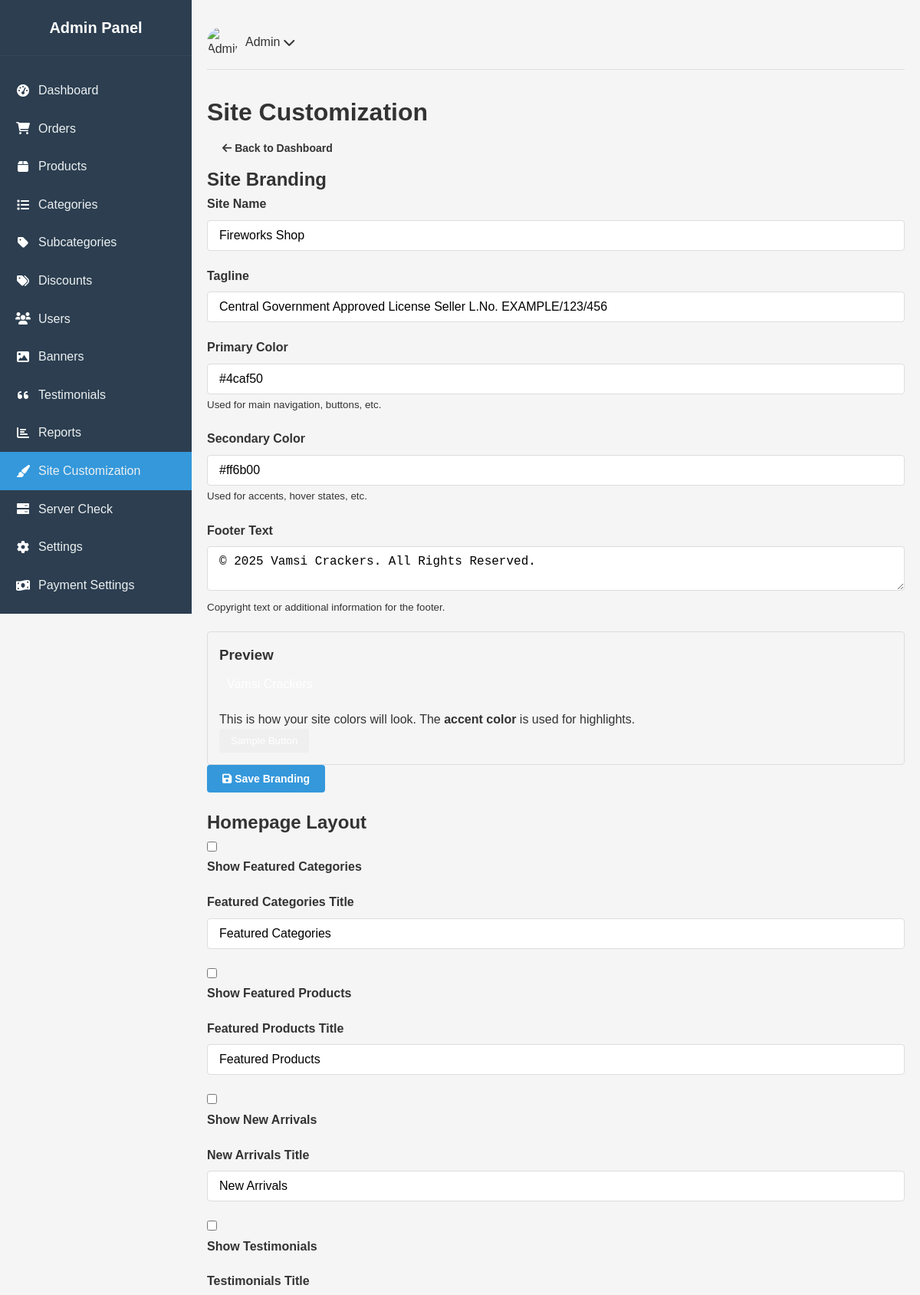
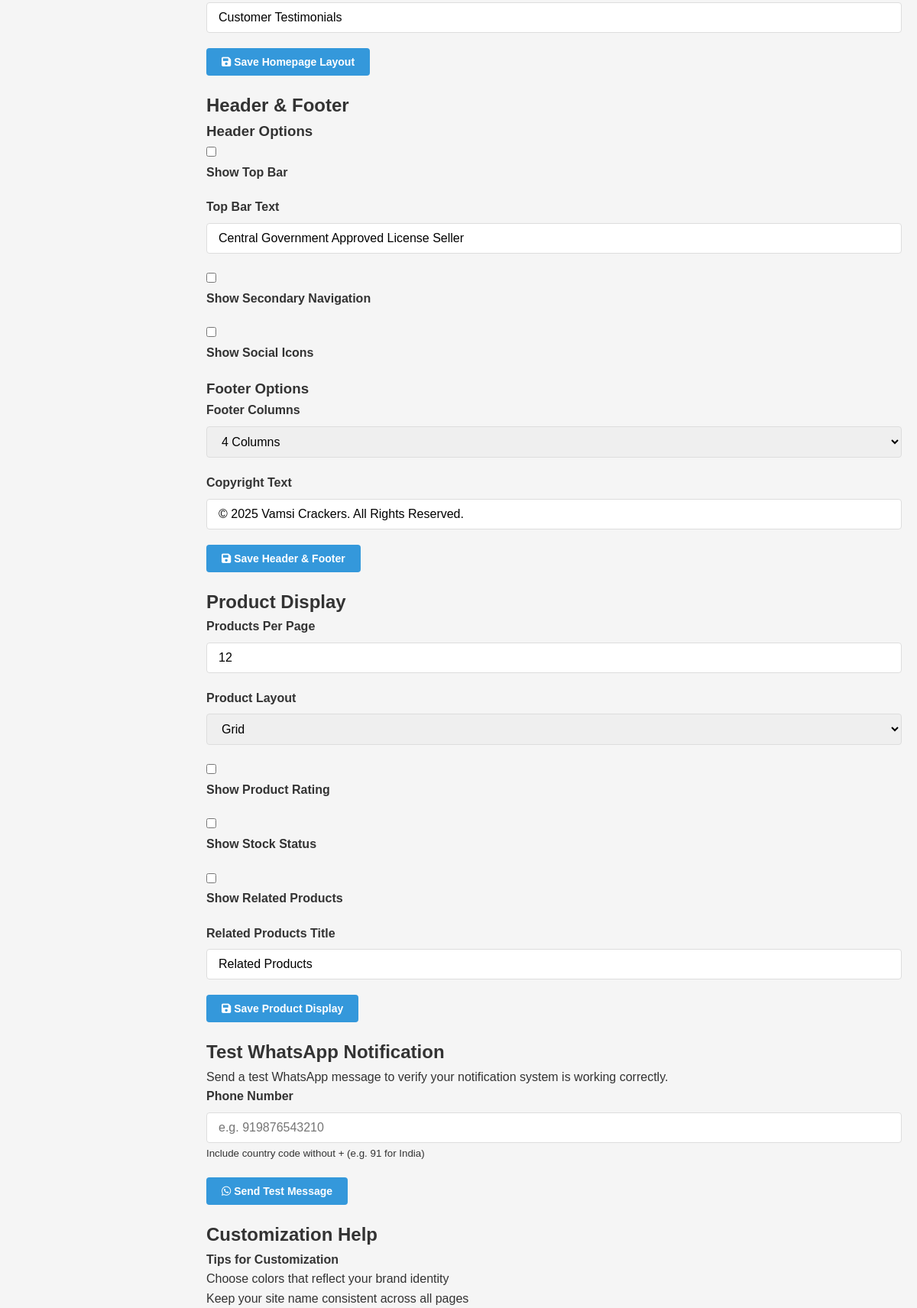
The app's page /admin/site-customization.php (signed in, upper part) with its own data (2 pictures, top to bottom).
### tables this page shows
CREATE TABLE IF NOT EXISTS site_settings (
    id INT PRIMARY KEY DEFAULT 1,
    site_name VARCHAR(100) NOT NULL,
    logo VARCHAR(255) DEFAULT NULL,
    favicon VARCHAR(255) DEFAULT NULL,
    email VARCHAR(100) DEFAULT NULL,
    phone VARCHAR(20) DEFAULT NULL,
    whatsapp VARCHAR(20) DEFAULT NULL,
    address TEXT DEFAULT NULL,
    location VARCHAR(255) DEFAULT NULL,
    social_facebook VARCHAR(255) DEFAULT NULL,
    social_facebook_url VARCHAR(255) DEFAULT NULL,
    social_instagram VARCHAR(255) DEFAULT NULL,
    social_instagram_url VARCHAR(255) DEFAULT NULL,
    social_twitter VARCHAR(255) DEFAULT NULL,
    social_twitter_url VARCHAR(255) DEFAULT NULL,
    social_youtube VARCHAR(255) DEFAULT NULL,
    social_youtube_url VARCHAR(255) DEFAULT NULL,
    license_text TEXT DEFAULT NULL,
    b2b_enabled TINYINT(1) DEFAULT 1,
    chat_enabled TINYINT(1) DEFAULT 1,
    updated_at TIMESTAMP DEFAULT CURRENT_TIMESTAMP ON UPDATE CURRENT_TIMESTAMP
);

### admin/site-customization.php (the view, shortened to what the rows shown need)
<?php
include '../includes/db_connect.php';
$settings_query = "SELECT * FROM site_settings WHERE id = 1";
$settings_result = mysqli_query($conn, $settings_query);
$settings = mysqli_fetch_assoc($settings_result);
$defaults = [
    'site_name' => 'Vamsi Crackers',
    'license_text' => 'Quality Fireworks for All Occasions',
    'primary_color' => '#4caf50',
    'secondary_color' => '#ff6b00',
    'footer_text' => '© ' . date('Y') . ' Vamsi Crackers. All Rights Reserved.',
    'homepage_featured_categories_title' => 'Featured Categories',
    'homepage_featured_products_title' => 'Featured Products',
    'homepage_new_arrivals_title' => 'New Arrivals',
    'homepage_testimonials_title' => 'Customer Testimonials',
    'header_top_bar_text' => 'Central Government Approved License Seller',
    'footer_columns' => 4,
    'footer_copyright' => '© ' . date('Y') . ' Vamsi Crackers. All Rights Reserved.',
    'product_products_per_page' => 12,
    'product_layout' => 'grid',
    'product_related_title' => 'Related Products'
];
foreach ($defaults as $key => $value) {
    if (!isset($settings[$key])) {
        $settings[$key] = $value;
    }
}
?>
<!DOCTYPE html>
<html lang="en">
<head>
    <link rel="stylesheet" href="assets/css/admin.css">
    <link rel="stylesheet" href="https://cdnjs.cloudflare.com/ajax/libs/font-awesome/6.0.0-beta3/css/all.min.css">
    <link rel="stylesheet" href="https://cdnjs.cloudflare.com/ajax/libs/spectrum/1.8.1/spectrum.min.css">
</head>
<body>
    <div class="admin-container">
        <?php include 'includes/sidebar.php'; ?>
        <main class="main-content">
            <?php include 'includes/topbar.php'; ?>
            <div class="content">
                <div class="content-header">
                    <h1>Site Customization</h1>
                </div>
                <div class="content-body">
                    <div class="row">
                        <div class="col-md-8">
                            <div class="card">
                                <div class="card-header">
                                    <h2>Site Branding</h2>
                                </div>
                                <div class="card-body">
                                    <form action="" method="POST">
                                        <div class="form-row">
                                            <div class="form-group col-md-6">
                                                <label for="site_name">Site Name</label>
                                                <input type="text" id="site_name" name="site_name" class="form-control" value="<?php echo $settings['site_name']; ?>" required>
                                            </div>
                                            <div class="form-group col-md-6">
                                                <label for="site_tagline">Tagline</label>
                                                <input type="text" id="site_tagline" name="site_tagline" class="form-control" value="<?php echo $settings['license_text']; ?>">
                                            </div>
                                        </div>
                                    </form>
                                </div>
                            </div>
                            <div class="card mt-4">
                                <div class="card-header">
                                    <h2>Homepage Layout</h2>
                                </div>
                            </div>
                            <div class="card mt-4">
                                <div class="card-header">
                                    <h2>Header & Footer</h2>
                                </div>
                            </div>
                        </div>
                        <div class="col-md-4">
                            <div class="card">
                                <div class="card-header">
                                    <h2>Product Display</h2>
                                </div>
                            </div>
                            <div class="card mt-4">
                                <div class="card-header">
                                    <h2>Test WhatsApp Notification</h2>
                                </div>
                            </div>
                            <div class="card mt-4">
                                <div class="card-header">
                                    <h2>Customization Help</h2>
                                </div>
                            </div>
                        </div>
                    </div>
                </div>
            </div>
        </main>
    </div>
</body>
</html>

### admin/includes/topbar.php (shortened to what the rows shown need)
<?php
if(!isset($admin) && isset($_SESSION['admin_id'])) {
    $adminId = $_SESSION['admin_id'];
    $adminQuery = "SELECT * FROM admins WHERE id = $adminId";
    $adminResult = mysqli_query($conn, $adminQuery);
    if($adminResult && mysqli_num_rows($adminResult) > 0) {
        $admin = mysqli_fetch_assoc($adminResult);
    }
}
?>
<div class="topbar">
    <div class="user-info">
        <div class="user-dropdown">
            <div class="dropdown-toggle" id="user-dropdown-toggle">
                <img src="assets/images/admin-avatar.png" alt="Admin">
                <span><?php echo isset($admin['name']) ? $admin['name'] : 'Admin'; ?></span>
                <i class="fas fa-chevron-down"></i>
            </div>
        </div>
    </div>
</div>

### records on screen
site_settings: site_name "Fireworks Shop", site_tagline "Central Government Approved License Seller L.No. EXAMPLE/123/456"

### other values on screen
$admin['name'] "Admin"
